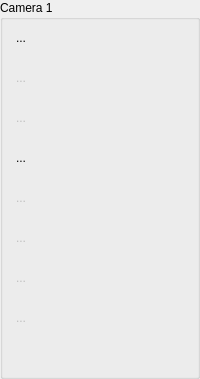
       <widget class="QGroupBox" name="camFeed1GroupBox">
        <property name="toolTip">
         <string>Not connected</string>
        </property>
        <property name="title">
         <string>Camera 1</string>
        </property>
        <property name="flat">
         <bool>false</bool>
        </property>
        <layout class="QHBoxLayout" name="horizontalLayout_6" stretch="0,1">
         <property name="spacing">
          <number>6</number>
         </property>
         <property name="leftMargin">
          <number>2</number>
         </property>
         <property name="topMargin">
          <number>2</number>
         </property>
         <property name="rightMargin">
          <number>2</number>
         </property>
         <property name="bottomMargin">
          <number>2</number>
         </property>
         <item>
          <layout class="QVBoxLayout" name="verticalLayout_3">
           <property name="spacing">
            <number>8</number>
           </property>
           <item>
            <widget class="QToolButton" name="cam1SettingsToolButton">
             <property name="minimumSize">
              <size>
               <width>32</width>
               <height>32</height>
              </size>
             </property>
             <property name="maximumSize">
              <size>
               <width>32</width>
               <height>32</height>
              </size>
             </property>
             <property name="toolTip">
              <string>Setup camera 1.</string>
             </property>
             <property name="text">
              <string>...</string>
             </property>
             <property name="icon">
              <iconset resource="ipfreely.qrc">
               <normaloff>:/icons/icons/Settings-48.png</normaloff>:/icons/icons/Settings-48.png</iconset>
             </property>
             <property name="iconSize">
              <size>
               <width>48</width>
               <height>48</height>
              </size>
             </property>
             <property name="autoRaise">
              <bool>true</bool>
             </property>
            </widget>
           </item>
           <item>
            <widget class="QToolButton" name="cam1ConnectToolButton">
             <property name="enabled">
              <bool>false</bool>
             </property>
             <property name="minimumSize">
              <size>
               <width>32</width>
               <height>32</height>
              </size>
             </property>
             <property name="maximumSize">
              <size>
               <width>32</width>
               <height>32</height>
              </size>
             </property>
             <property name="toolTip">
              <string>Connect to camera stream.</string>
             </property>
             <property name="text">
              <string>...</string>
             </property>
             <property name="icon">
              <iconset resource="ipfreely.qrc">
               <normaloff>:/icons/icons/WallCam_Connect_48.png</normaloff>:/icons/icons/WallCam_Connect_48.png</iconset>
             </property>
             <property name="iconSize">
              <size>
               <width>48</width>
               <height>48</height>
              </size>
             </property>
             <property name="autoRaise">
              <bool>true</bool>
             </property>
            </widget>
           </item>
           <item>
            <widget class="QToolButton" name="cam1MotionRegionsToolButton">
             <property name="enabled">
              <bool>false</bool>
             </property>
             <property name="minimumSize">
              <size>
               <width>32</width>
               <height>32</height>
              </size>
             </property>
             <property name="maximumSize">
              <size>
               <width>32</width>
               <height>32</height>
              </size>
             </property>
             <property name="toolTip">
              <string>Set the motion detection regions.</string>
             </property>
             <property name="text">
              <string>...</string>
             </property>
             <property name="icon">
              <iconset resource="ipfreely.qrc">
               <normaloff>:/icons/icons/Motion-48.png</normaloff>:/icons/icons/Motion-48.png</iconset>
             </property>
             <property name="iconSize">
              <size>
               <width>48</width>
               <height>48</height>
              </size>
             </property>
             <property name="checkable">
              <bool>true</bool>
             </property>
             <property name="checked">
              <bool>false</bool>
             </property>
             <property name="autoRaise">
              <bool>true</bool>
             </property>
            </widget>
           </item>
           <item>
            <widget class="QToolButton" name="cam1RemoveMotionRegionsToolButton">
             <property name="enabled">
              <bool>true</bool>
             </property>
             <property name="minimumSize">
              <size>
               <width>32</width>
               <height>32</height>
              </size>
             </property>
             <property name="maximumSize">
              <size>
               <width>32</width>
               <height>32</height>
              </size>
             </property>
             <property name="toolTip">
              <string>&lt;html&gt;&lt;head/&gt;&lt;body&gt;&lt;p&gt;Remove motion detection regions.&lt;/p&gt;&lt;p&gt;By removing all user-defined motion detection regions the motion detector will monitor the whole video frame and highlight motion but detected motion will not trigger recording.&lt;/p&gt;&lt;/body&gt;&lt;/html&gt;</string>
             </property>
             <property name="text">
              <string>...</string>
             </property>
             <property name="icon">
              <iconset resource="ipfreely.qrc">
               <normaloff>:/icons/icons/RemoveMotionRegions-48.png</normaloff>:/icons/icons/RemoveMotionRegions-48.png</iconset>
             </property>
             <property name="iconSize">
              <size>
               <width>48</width>
               <height>48</height>
              </size>
             </property>
             <property name="autoRaise">
              <bool>true</bool>
             </property>
            </widget>
           </item>
           <item>
            <widget class="QToolButton" name="cam1ImageToolButton">
             <property name="enabled">
              <bool>false</bool>
             </property>
             <property name="minimumSize">
              <size>
               <width>32</width>
               <height>32</height>
              </size>
             </property>
             <property name="maximumSize">
              <size>
               <width>32</width>
               <height>32</height>
              </size>
             </property>
             <property name="toolTip">
              <string>Capture an image snapshot.</string>
             </property>
             <property name="text">
              <string>...</string>
             </property>
             <property name="icon">
              <iconset resource="ipfreely.qrc">
               <normaloff>:/icons/icons/Screenshot-48.png</normaloff>:/icons/icons/Screenshot-48.png</iconset>
             </property>
             <property name="iconSize">
              <size>
               <width>48</width>
               <height>48</height>
              </size>
             </property>
             <property name="autoRaise">
              <bool>true</bool>
             </property>
            </widget>
           </item>
           <item>
            <widget class="QToolButton" name="cam1RecordToolButton">
             <property name="enabled">
              <bool>false</bool>
             </property>
             <property name="minimumSize">
              <size>
               <width>32</width>
               <height>32</height>
              </size>
             </property>
             <property name="maximumSize">
              <size>
               <width>32</width>
               <height>32</height>
              </size>
             </property>
             <property name="toolTip">
              <string>Record from camera stream.</string>
             </property>
             <property name="text">
              <string>...</string>
             </property>
             <property name="icon">
              <iconset resource="ipfreely.qrc">
               <normaloff>:/icons/icons/Record-48.png</normaloff>:/icons/icons/Record-48.png</iconset>
             </property>
             <property name="iconSize">
              <size>
               <width>48</width>
               <height>48</height>
              </size>
             </property>
             <property name="autoRaise">
              <bool>true</bool>
             </property>
            </widget>
           </item>
           <item>
            <widget class="QToolButton" name="cam1ExpandToolButton">
             <property name="enabled">
              <bool>false</bool>
             </property>
             <property name="minimumSize">
              <size>
               <width>32</width>
               <height>32</height>
              </size>
             </property>
             <property name="maximumSize">
              <size>
               <width>32</width>
               <height>32</height>
              </size>
             </property>
             <property name="toolTip">
              <string>View camera stream in separate window.</string>
             </property>
             <property name="text">
              <string>...</string>
             </property>
             <property name="icon">
              <iconset resource="ipfreely.qrc">
               <normaloff>:/icons/icons/Expand-48.png</normaloff>:/icons/icons/Expand-48.png</iconset>
             </property>
             <property name="iconSize">
              <size>
               <width>48</width>
               <height>48</height>
              </size>
             </property>
             <property name="autoRaise">
              <bool>true</bool>
             </property>
            </widget>
           </item>
           <item>
            <widget class="QToolButton" name="cam1StorageToolButton">
             <property name="enabled">
              <bool>false</bool>
             </property>
             <property name="sizePolicy">
              <sizepolicy hsizetype="Fixed" vsizetype="Fixed">
               <horstretch>0</horstretch>
               <verstretch>0</verstretch>
              </sizepolicy>
             </property>
             <property name="minimumSize">
              <size>
               <width>32</width>
               <height>32</height>
              </size>
             </property>
             <property name="maximumSize">
              <size>
               <width>32</width>
               <height>32</height>
              </size>
             </property>
             <property name="toolTip">
              <string>Browse the camera's on-board storage.</string>
             </property>
             <property name="text">
              <string>...</string>
             </property>
             <property name="icon">
              <iconset resource="ipfreely.qrc">
               <normaloff>:/icons/icons/Storage-48.png</normaloff>:/icons/icons/Storage-48.png</iconset>
             </property>
             <property name="iconSize">
              <size>
               <width>48</width>
               <height>48</height>
              </size>
             </property>
             <property name="autoRaise">
              <bool>true</bool>
             </property>
            </widget>
           </item>
           <item>
            <spacer name="verticalSpacer">
             <property name="orientation">
              <enum>Qt::Vertical</enum>
             </property>
             <property name="sizeHint" stdset="0">
              <size>
               <width>20</width>
               <height>40</height>
              </size>
             </property>
            </spacer>
           </item>
          </layout>
         </item>
         <item>
          <widget class="QWidget" name="cam1Widget" native="true">
           <layout class="QVBoxLayout" name="verticalLayout">
            <property name="leftMargin">
             <number>4</number>
            </property>
            <property name="topMargin">
             <number>4</number>
            </property>
            <property name="rightMargin">
             <number>4</number>
            </property>
            <property name="bottomMargin">
             <number>4</number>
            </property>
           </layout>
          </widget>
         </item>
        </layout>
       </widget>
